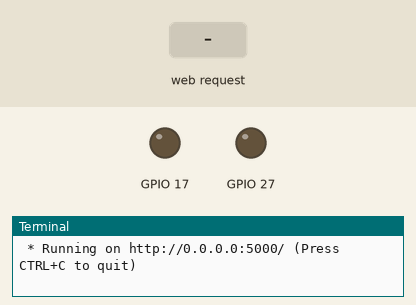
Simulated run of this program. Board: Raspberry Pi (BCM pin numbers). On the bench: output pins drawn as LEDs (lit = HIGH), the last lines printed to the terminal. The test bench sets the inputs (shaded band). The clock reads 2024-03-15 10:24:30 at power-on unless the program sets it.

Above: at 1.2 s.
1.3 s: HTTP request for /hello/paul received
At 2.1 s:
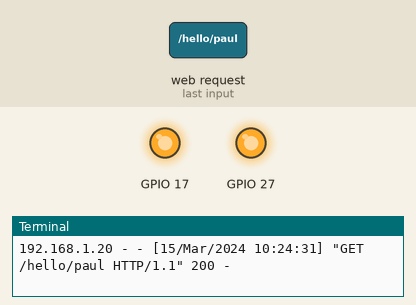
2.8 s: HTTP request for / received
4.3 s: HTTP request for /cakes received
Timing chart, 0 to 7.3 s (numbered marks = the images above; inputs shaded):
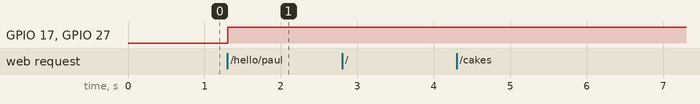

The program:

web.py
```python
from flask import Flask, render_template
import RPi.GPIO as GPIO

GPIO.setmode(GPIO.BCM)
GPIO.setwarnings(False)
GPIO.setup(27,GPIO.OUT)
GPIO.setup(17,GPIO.OUT)


app = Flask(__name__)

@app.route('/')
def index():
    return render_template('index.html')

@app.route('/cakes')
def cakes():
    return render_template('cakesindex.html')

@app.route('/hello/<name>')
def hello(name):
    if name == "paul":
        GPIO.output(17,GPIO.HIGH)
        GPIO.output(27,GPIO.HIGH)

    return render_template('page.html', name=name)

@app.route('/fuck/<name>')
def fuck(name):
    if name == "garry":
        GPIO.output(17,GPIO.LOW)
        GPIO.output(27,GPIO.LOW)

    return render_template('page2.html', name=name)

if __name__ == '__main__':
    app.run(debug=True, host='0.0.0.0')

   
```

Measured:
- after the input at 1.3 s, GPIO 17, GPIO 27: LOW → HIGH at once
